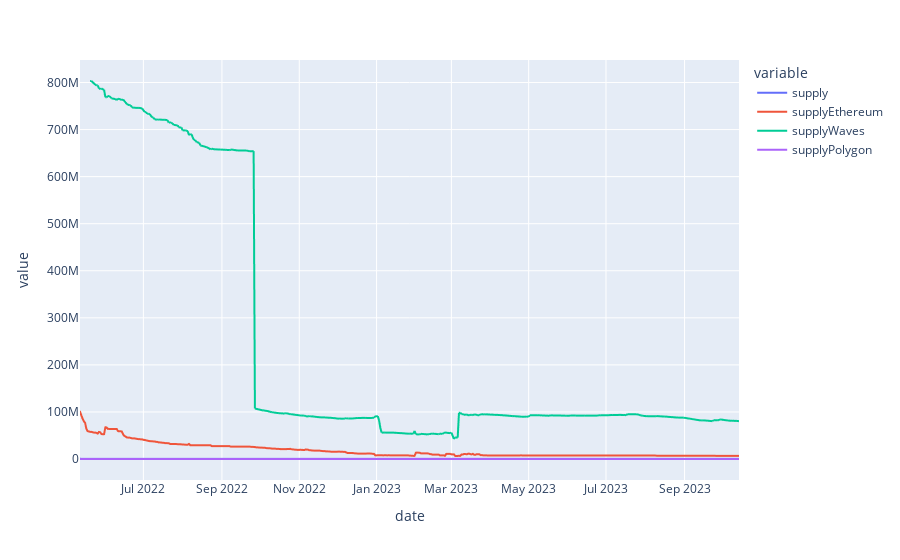

The notebook cell saved with this chart:
### Code cell
cols = list(df.columns)
cols.remove('date')

px.line(df, x='date', y=cols)

### Figure 1 — Plotly figure (JSON) as saved in the notebook; plotly's stock layout.template omitted (floating-point values rounded to 4 significant figures; data arrays with more than 128 entries replaced by an {"elided": "..."} marker saying what was removed)
{"data": [{"hovertemplate": "variable=supply<br>date=%{x}<br>value=%{y}<extra></extra>", "legendgroup": "supply", "line": {"color": "#636efa", "dash": "solid"}, "marker": {"symbol": "circle"}, "mode": "lines", "name": "supply", "showlegend": true, "type": "scattergl", "x": {"elided": "520 str values"}, "xaxis": "x", "y": {"elided": "520 float values"}, "yaxis": "y"}, {"hovertemplate": "variable=supplyEthereum<br>date=%{x}<br>value=%{y}<extra></extra>", "legendgroup": "supplyEthereum", "line": {"color": "#EF553B", "dash": "solid"}, "marker": {"symbol": "circle"}, "mode": "lines", "name": "supplyEthereum", "showlegend": true, "type": "scattergl", "x": {"elided": "520 str values"}, "xaxis": "x", "y": {"elided": "520 float values"}, "yaxis": "y"}, {"hovertemplate": "variable=supplyWaves<br>date=%{x}<br>value=%{y}<extra></extra>", "legendgroup": "supplyWaves", "line": {"color": "#00cc96", "dash": "solid"}, "marker": {"symbol": "circle"}, "mode": "lines", "name": "supplyWaves", "showlegend": true, "type": "scattergl", "x": {"elided": "520 str values"}, "xaxis": "x", "y": {"elided": "520 float values"}, "yaxis": "y"}, {"hovertemplate": "variable=supplyPolygon<br>date=%{x}<br>value=%{y}<extra></extra>", "legendgroup": "supplyPolygon", "line": {"color": "#ab63fa", "dash": "solid"}, "marker": {"symbol": "circle"}, "mode": "lines", "name": "supplyPolygon", "showlegend": true, "type": "scattergl", "x": {"elided": "520 str values"}, "xaxis": "x", "y": {"elided": "520 float values"}, "yaxis": "y"}], "layout": {"legend": {"title": {"text": "variable"}, "tracegroupgap": 0}, "margin": {"t": 60}, "xaxis": {"anchor": "y", "domain": [0, 1], "title": {"text": "date"}}, "yaxis": {"anchor": "x", "domain": [0, 1], "title": {"text": "value"}}}}
